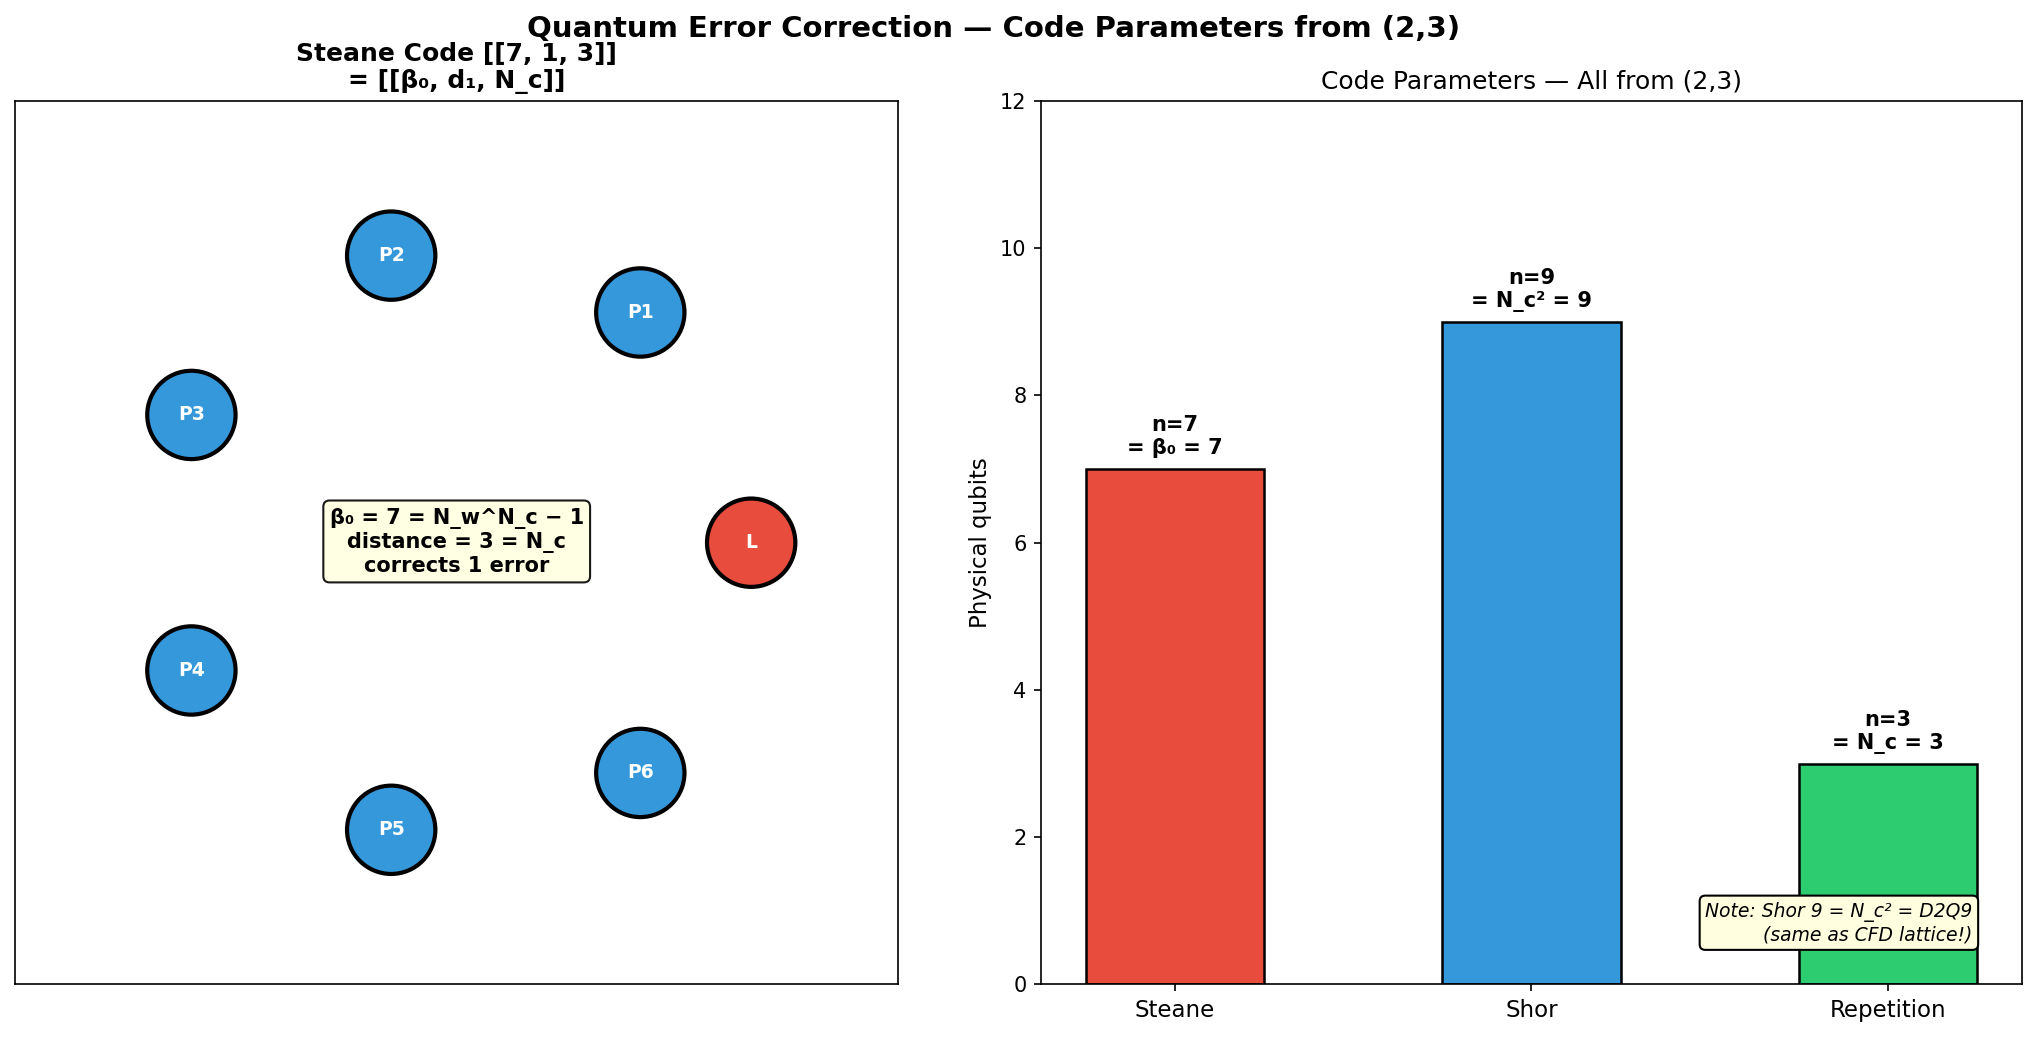

Write the Python code that produced this figure.
#!/usr/bin/env python3
# Copyright (c) 2026 Daland Montgomery
# SPDX-License-Identifier: AGPL-3.0-or-later

"""Crystal QInfo — Error Correction Codes from (2,3)"""
import crystal_toe as ct
import matplotlib.pyplot as plt
import matplotlib.patches as mpatches
import numpy as np

toe = ct.Toe(); qi = toe.qinfo()

fig, axes = plt.subplots(1, 2, figsize=(14, 7))
fig.suptitle("Quantum Error Correction — Code Parameters from (2,3)",
             fontsize=14, fontweight='bold')

# ── Left: Steane code [[7,1,3]] ──
ax = axes[0]
ax.set_xlim(-1.5, 1.5); ax.set_ylim(-1.5, 1.5)
ax.set_aspect('equal')
ax.set_title(f'Steane Code [[{qi.steane_n()}, 1, {qi.steane_d()}]]\n'
             f'= [[β₀, d₁, N_c]]', fontsize=12, fontweight='bold')

# Draw 7 qubits in a circle
angles = np.linspace(0, 2*np.pi, qi.steane_n(), endpoint=False)
colors = ['#e74c3c'] * 1 + ['#3498db'] * 6  # 1 logical, 6 ancilla
for i, (a, c) in enumerate(zip(angles, colors)):
    x, y = np.cos(a), np.sin(a)
    circle = plt.Circle((x, y), 0.15, color=c, ec='black', linewidth=2)
    ax.add_patch(circle)
    label = 'L' if i == 0 else f'P{i}'
    ax.text(x, y, label, ha='center', va='center', fontsize=9, fontweight='bold', color='white')

ax.text(0, -0.1, f'β₀ = {qi.steane_n()} = N_w^N_c − 1\n'
        f'distance = {qi.steane_d()} = N_c\n'
        f'corrects {qi.steane_corrects()} error',
        ha='center', fontsize=10, fontweight='bold',
        bbox=dict(boxstyle='round', facecolor='lightyellow', alpha=0.9))
ax.set_xticks([]); ax.set_yticks([])

# ── Right: Code comparison ──
ax = axes[1]
codes = ['Steane', 'Shor', 'Repetition']
physical = [qi.steane_n(), qi.shor_n(), qi.n_c()]
distance = [qi.steane_d(), qi.steane_d(), qi.n_c()]  # Shor also distance 3
traces = [f'β₀ = {qi.steane_n()}', f'N_c² = {qi.shor_n()}', f'N_c = {qi.n_c()}']
colors = ['#e74c3c', '#3498db', '#2ecc71']

x = np.arange(len(codes))
bars = ax.bar(x, physical, color=colors, edgecolor='black', linewidth=1.2, width=0.5)
for bar, n, trace in zip(bars, physical, traces):
    ax.text(bar.get_x() + bar.get_width()/2, bar.get_height() + 0.2,
            f'n={n}\n= {trace}', ha='center', fontsize=10, fontweight='bold')
ax.set_xticks(x)
ax.set_xticklabels(codes, fontsize=11)
ax.set_ylabel('Physical qubits', fontsize=11)
ax.set_title('Code Parameters — All from (2,3)')
ax.set_ylim(0, 12)

# Shor = CFD cross-link
ax.text(0.95, 0.05, f'Note: Shor {qi.shor_n()} = N_c² = D2Q9\n(same as CFD lattice!)',
        transform=ax.transAxes, fontsize=9, fontstyle='italic', ha='right',
        bbox=dict(boxstyle='round', facecolor='lightyellow'))

plt.tight_layout()
plt.savefig('qinfo_error_codes.png', dpi=150, bbox_inches='tight'); plt.show()
